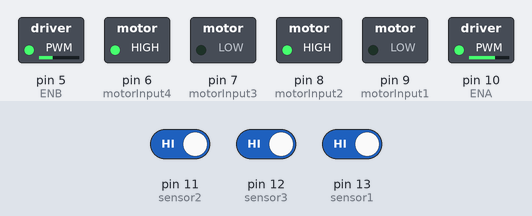
Bench run of a sketch on a simulated Arduino Uno, built with avr-gcc and run on an emulated ATmega328P. Shown: switched loads named in the sketch (green lamp = pin HIGH). Inputs (shaded band) come from the test bench; at power-on: pin 11 (sensor2) HIGH, pin 12 (sensor3) HIGH, pin 13 (sensor1) HIGH. What the sketch prints to the serial monitor is not drawn.

Above: at 2.7 s.
2.8 s: pin 11 (sensor2) driven LOW
At 3.9 s:
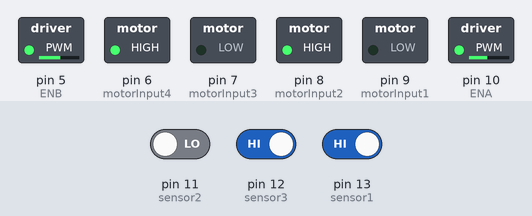
4.3 s: pin 12 (sensor3) driven LOW
At 4.5 s:
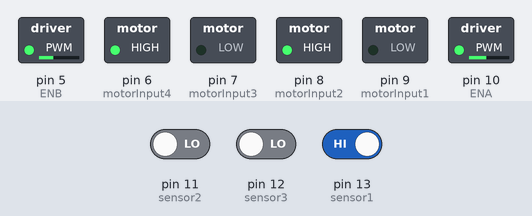
7.3 s: pin 11 (sensor2) driven HIGH
At 7.6 s:
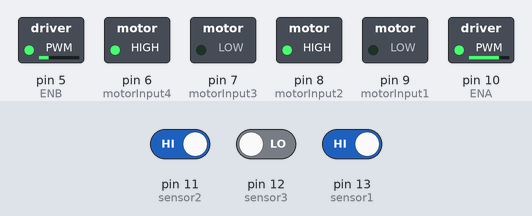
8.8 s: pin 12 (sensor3) driven HIGH and pin 13 (sensor1) driven LOW
At 9.7 s:
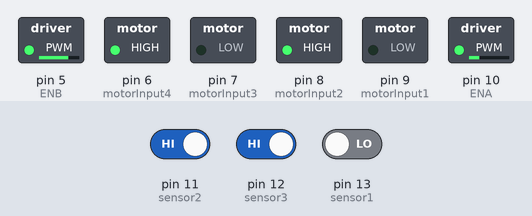
10.3 s: pin 13 (sensor1) driven HIGH
At 10.9 s:
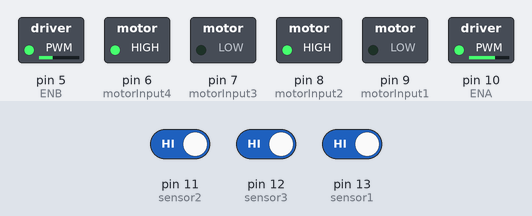
11.8 s: pin 13 (sensor1) driven LOW
At 13.2 s:
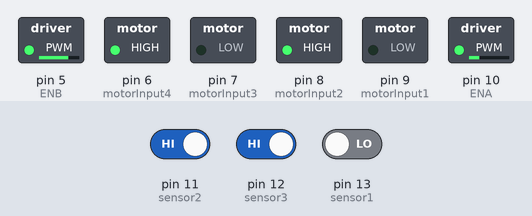
Timing chart, 0 to 14.3 s (numbered marks = the images above; inputs shaded):
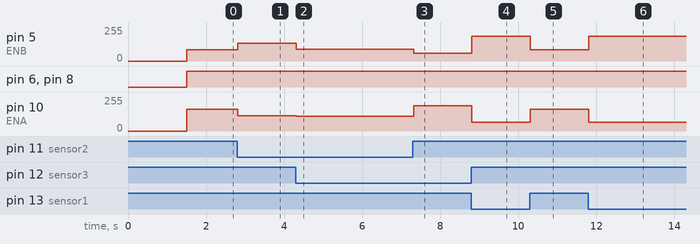

Measured:
- after the input at 2.8 s, pin 5 (ENB): 85/255 → 135/255 at once; pin 10 (ENA): 165/255 → 115/255 at once
- after the input at 4.3 s, pin 5 (ENB): 135/255 → 90/255 at once; pin 10 (ENA): 115/255 → 110/255 at once
- after the input at 7.3 s, pin 5 (ENB): 90/255 → 60/255 at once; pin 10 (ENA): 110/255 → 190/255 at once
- after the input at 8.8 s, pin 5 (ENB): 60/255 → 185/255 at once; pin 10 (ENA): 190/255 → 65/255 at once
- after the input at 10.3 s, pin 5 (ENB): 185/255 → 85/255 at once; pin 10 (ENA): 65/255 → 165/255 at once
- after the input at 11.8 s, pin 5 (ENB): 85/255 → 185/255 at once; pin 10 (ENA): 165/255 → 65/255 at once

The sketch:

Line_Follower_Robot.ino
```cpp
// IR Sensors
int sensor1 = 13;      // Left most sensor
int sensor2 = 11;
int sensor3 = 12;      // Right most sensor


// Initial Values of Sensors
int sensor[3] = {0, 0, 0};

// Motor Variables
int ENA = 10;
int motorInput1 = 9;
int motorInput2 = 8;
int motorInput3 = 7;
int motorInput4 = 6;
int ENB = 5;

//Initial Speed of Motor
int initial_motor_speed = 140;


// PID Constants
float Kp = 25;
float Ki = 0;
float Kd = 15;

float error = 0, P = 0, I = 0, D = 0, PID_value = 0;
float previous_error = 0, previous_I = 0;

int flag = 0;

void setup()
{
  pinMode(sensor1, INPUT);
  pinMode(sensor2, INPUT);
  pinMode(sensor3, INPUT);


  pinMode(motorInput1, OUTPUT);
  pinMode(motorInput2, OUTPUT);
  pinMode(motorInput3, OUTPUT);
  pinMode(motorInput4, OUTPUT);
  pinMode(ENA, OUTPUT);
  pinMode(ENB, OUTPUT);


  Serial.begin(9600);                     //setting serial monitor at a default baund rate of 9600
  delay(500);
  Serial.println("Started !!");
  delay(1000);
}
void loop()
{
  read_sensor_values();
  Serial.print(error);
  if (error == 100) {               // Make left turn untill it detects straight path
    //Serial.print("\t");
    //Serial.println("Left");
    do {
      read_sensor_values();
      analogWrite(ENA, 110); //Left Motor Speed
      analogWrite(ENB, 90); //Right Motor Speed
      sharpLeftTurn();
    } while (error != 0);

  } else if (error == 101) {          // Make right turn in case of it detects only right path (it will go into forward direction in case of staright and right "|--")
                                      // untill it detects straight path.
    //Serial.print("\t");
    //Serial.println("Right");
    analogWrite(ENA, 110); //Left Motor Speed
    analogWrite(ENB, 90); //Right Motor Speed
    forward();
    delay(200);
    stop_bot();
    read_sensor_values();
    if (error == 102) {
      do {
        analogWrite(ENA, 110); //Left Motor Speed
        analogWrite(ENB, 90); //Right Motor Speed
        sharpRightTurn();
        read_sensor_values();
      } while (error != 0);
    }
  } else if (error == 102) {        // Make left turn untill it detects straight path
    //Serial.print("\t");
    //Serial.println("Sharp Left Turn");
    do {
      analogWrite(ENA, 110); //Left Motor Speed
      analogWrite(ENB, 90); //Right Motor Speed
      sharpLeftTurn();
      read_sensor_values();
      if (error == 0) {
        stop_bot();
        delay(200);
      }
    } while (error != 0);
  } else if (error == 103) {        // Make left turn untill it detects straight path or stop if dead end reached.
    if (flag == 0) {
      analogWrite(ENA, 110); //Left Motor Speed
      analogWrite(ENB, 90); //Right Motor Speed
      forward();
      delay(200);
      stop_bot();
      read_sensor_values();
      if (error == 103) {     /**** Dead End Reached, Stop! ****/
        stop_bot();
       //Serial.print("dead end");
        flag = 1;
      } else {        /**** Move Left ****/
        analogWrite(ENA, 110); //Left Motor Speed
        analogWrite(ENB, 90); //Right Motor Speed
        sharpLeftTurn();
        delay(200);
        do {
          //Serial.print("\t");
          //Serial.println("Left Here");
          read_sensor_values();
          analogWrite(ENA, 110); //Left Motor Speed
          analogWrite(ENB, 90); //Right Motor Speed
          sharpLeftTurn();
        } while (error != 0);
      }
    }
  } else {
    calculate_pid();
    motor_control();
  }
}

void read_sensor_values()
{
  sensor[0] = !digitalRead(sensor1);
  sensor[1] = !digitalRead(sensor2);
  sensor[2] = !digitalRead(sensor3);


  /*
    Serial.print(sensor[0]);
    Serial.print("\t");
    Serial.print(sensor[1]);
    Serial.print("\t");
    Serial.print(sensor[2]);
    Serial.print("\t");
    Serial.println(sensor[3]);*/

  if ((sensor[0] == 1) && (sensor[1] == 0) && (sensor[2] == 0))
    error = 3;
  else if ((sensor[0] == 1) && (sensor[1] == 1) && (sensor[2] == 0))
    error = 2;
  else if ((sensor[0] == 0) && (sensor[1] == 1) && (sensor[2] == 0))
    error = 1;
  else if ((sensor[0] == 0) && (sensor[1] == 1) && (sensor[2] == 0))
    error = 0;
  else if ((sensor[0] == 0) && (sensor[1] == 0) && (sensor[2] == 0))
    error = -1;
  else if ((sensor[0] == 0) && (sensor[1] == 0) && (sensor[2] == 1))
    error = -2;
  else if ((sensor[0] == 0) && (sensor[1] == 0) && (sensor[2] == 1))
    error = -3;
  else if ((sensor[0] == 1) && (sensor[1] == 1) && (sensor[2] == 0)) // Turn robot left side
    error = 100;
  else if ((sensor[0] == 0) && (sensor[1] == 1) && (sensor[2] == 1)) // Turn robot right side
    error = 101;
  else if ((sensor[0] == 0) && (sensor[1] == 0) && (sensor[2] == 0)) // Make U turn
    error = 102;
  else if ((sensor[0] == 1) && (sensor[1] == 1) && (sensor[2] == 1)) // Turn left side or stop
    error = 103;
}

void calculate_pid()
{
  P = error;
  I = I + previous_I;
  D = error - previous_error;

  PID_value = (Kp * P) + (Ki * I) + (Kd * D);

  previous_I = I;
  previous_error = error;
}

void motor_control()
{
  // Calculating the effective motor speed:
  int left_motor_speed = initial_motor_speed - PID_value;
  int right_motor_speed = initial_motor_speed + PID_value;

  // The motor speed should not exceed the max PWM value
  left_motor_speed = constrain(left_motor_speed, 0, 255);
  right_motor_speed = constrain(right_motor_speed, 0, 255);

  /*Serial.print(PID_value);
    Serial.print("\t");
    Serial.print(left_motor_speed);
    Serial.print("\t");
    Serial.println(right_motor_speed);*/

  analogWrite(ENA, left_motor_speed); //Left Motor Speed
  analogWrite(ENB, right_motor_speed - 30); //Right Motor Speed

  //following lines of code are to make the bot move forward
  forward();
}

void forward()
{
  /*The pin numbers and high, low values might be different depending on your connections */
  digitalWrite(motorInput1, LOW);
  digitalWrite(motorInput2, HIGH);
  digitalWrite(motorInput3, LOW);
  digitalWrite(motorInput4, HIGH);
}
void reverse()
{
  /*The pin numbers and high, low values might be different depending on your connections */
  digitalWrite(motorInput1, HIGH);
  digitalWrite(motorInput2, LOW);
  digitalWrite(motorInput3, HIGH);
  digitalWrite(motorInput4, LOW);
}
void right()
{
  /*The pin numbers and high, low values might be different depending on your connections */
  digitalWrite(motorInput1, LOW);
  digitalWrite(motorInput2, HIGH);
  digitalWrite(motorInput3, LOW);
  digitalWrite(motorInput4, LOW);
}
void left()
{
  /*The pin numbers and high, low values might be different depending on your connections */
  digitalWrite(motorInput1, LOW);
  digitalWrite(motorInput2, LOW);
  digitalWrite(motorInput3, LOW);
  digitalWrite(motorInput4, HIGH);
}
void sharpRightTurn() {
  /*The pin numbers and high, low values might be different depending on your connections */
  digitalWrite(motorInput1, LOW);
  digitalWrite(motorInput2, HIGH);
  digitalWrite(motorInput3, HIGH);
  digitalWrite(motorInput4, LOW);
}
void sharpLeftTurn() {
  /*The pin numbers and high, low values might be different depending on your connections */
  digitalWrite(motorInput1, HIGH);
  digitalWrite(motorInput2, LOW);
  digitalWrite(motorInput3, LOW);
  digitalWrite(motorInput4, HIGH);
}
void stop_bot()
{
  /*The pin numbers and high, low values might be different depending on your connections */
  digitalWrite(motorInput1, LOW);
  digitalWrite(motorInput2, LOW);
  digitalWrite(motorInput3, LOW);
  digitalWrite(motorInput4, LOW);
}
```
